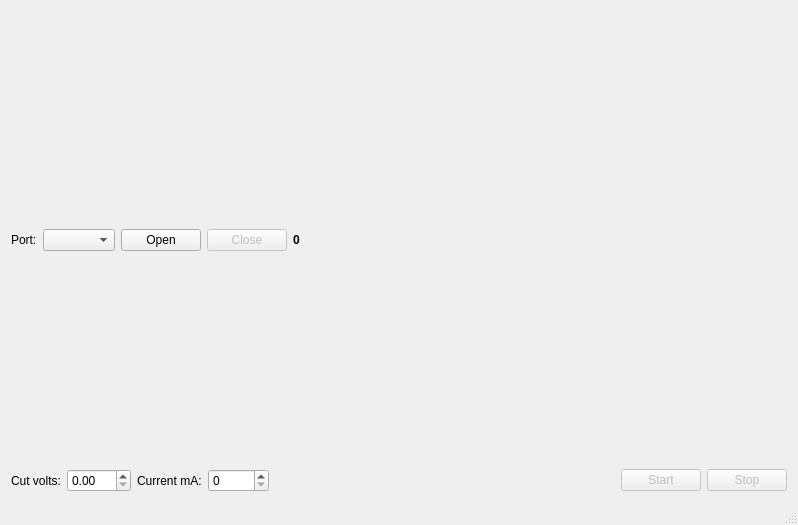
<?xml version="1.0" encoding="UTF-8"?>
<ui version="4.0">
 <class>MainWindow</class>
 <widget class="QMainWindow" name="MainWindow">
  <property name="geometry">
   <rect>
    <x>0</x>
    <y>0</y>
    <width>798</width>
    <height>525</height>
   </rect>
  </property>
  <property name="windowTitle">
   <string>qDischarge</string>
  </property>
  <widget class="QWidget" name="centralWidget">
   <layout class="QVBoxLayout" name="verticalLayout_2">
    <item>
     <layout class="QVBoxLayout" name="verticalLayout">
      <property name="spacing">
       <number>0</number>
      </property>
      <item>
       <layout class="QHBoxLayout" name="horizontalLayout">
        <item>
         <widget class="QLabel" name="lblPort">
          <property name="text">
           <string>Port:</string>
          </property>
         </widget>
        </item>
        <item>
         <widget class="QComboBox" name="cbPort"/>
        </item>
        <item>
         <widget class="QPushButton" name="btnOpen">
          <property name="text">
           <string>Open</string>
          </property>
         </widget>
        </item>
        <item>
         <widget class="QPushButton" name="btnClose">
          <property name="enabled">
           <bool>false</bool>
          </property>
          <property name="text">
           <string>Close</string>
          </property>
         </widget>
        </item>
        <item>
         <widget class="QLabel" name="lblResult">
          <property name="font">
           <font>
            <weight>75</weight>
            <bold>true</bold>
           </font>
          </property>
          <property name="text">
           <string>0</string>
          </property>
         </widget>
        </item>
        <item>
         <spacer name="horizontalSpacer">
          <property name="orientation">
           <enum>Qt::Horizontal</enum>
          </property>
          <property name="sizeHint" stdset="0">
           <size>
            <width>40</width>
            <height>20</height>
           </size>
          </property>
         </spacer>
        </item>
       </layout>
      </item>
      <item>
       <layout class="QHBoxLayout" name="horizontalLayout_2">
        <item>
         <widget class="QLabel" name="lbCutVolt">
          <property name="text">
           <string>Cut volts:</string>
          </property>
         </widget>
        </item>
        <item>
         <widget class="QDoubleSpinBox" name="sbCutVolts">
          <property name="maximum">
           <double>120.000000000000000</double>
          </property>
          <property name="singleStep">
           <double>0.100000000000000</double>
          </property>
         </widget>
        </item>
        <item>
         <widget class="QLabel" name="lblCurrent">
          <property name="text">
           <string>Current mA:</string>
          </property>
         </widget>
        </item>
        <item>
         <widget class="QSpinBox" name="sbCurrent">
          <property name="maximum">
           <number>30000</number>
          </property>
         </widget>
        </item>
        <item>
         <spacer name="horizontalSpacer_2">
          <property name="orientation">
           <enum>Qt::Horizontal</enum>
          </property>
          <property name="sizeHint" stdset="0">
           <size>
            <width>40</width>
            <height>20</height>
           </size>
          </property>
         </spacer>
        </item>
        <item>
         <widget class="QPushButton" name="btnStart">
          <property name="enabled">
           <bool>false</bool>
          </property>
          <property name="text">
           <string>Start</string>
          </property>
         </widget>
        </item>
        <item>
         <widget class="QPushButton" name="btnStop">
          <property name="enabled">
           <bool>false</bool>
          </property>
          <property name="text">
           <string>Stop</string>
          </property>
         </widget>
        </item>
       </layout>
      </item>
     </layout>
    </item>
   </layout>
  </widget>
  <widget class="QMenuBar" name="menuBar">
   <property name="geometry">
    <rect>
     <x>0</x>
     <y>0</y>
     <width>798</width>
     <height>21</height>
    </rect>
   </property>
  </widget>
  <widget class="QStatusBar" name="statusBar"/>
 </widget>
 <layoutdefault spacing="6" margin="11"/>
 <resources/>
 <connections/>
</ui>
